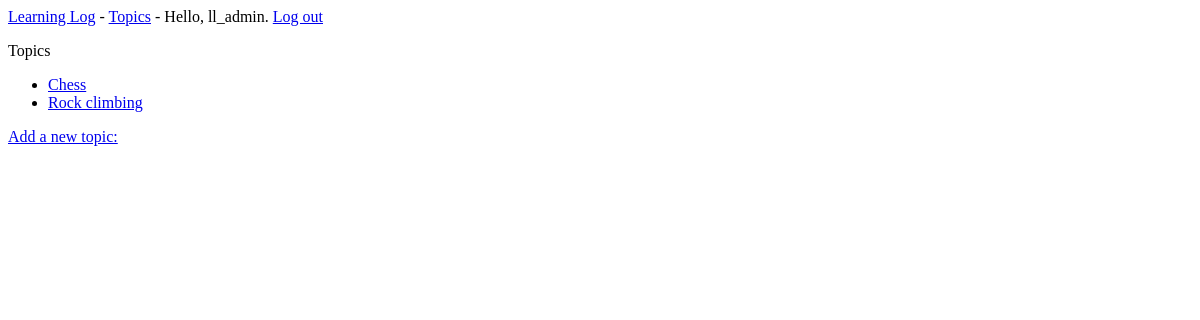
The app's page /topics/ (signed in), older data.
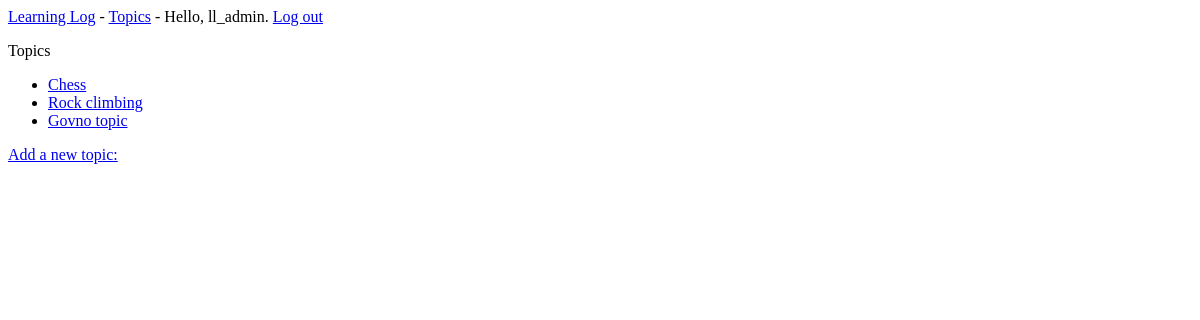
The same page, newer data.
### learning_logs/models.py (models this page shows)
class Topic(models.Model):
    text = models.CharField(max_length = 200)
    date_added = models.DateTimeField(auto_now_add = True)
    owner = models.ForeignKey(User)
    def __str__(self):
        return self.text

### learning_logs/views.py (the view)
# urls.py: url(r'^topics/$', views.topics, name = 'topics'),
@login_required
def topics(request):
    topics = Topic.objects.filter(owner = request.user).order_by('date_added')
    context = {'topics': topics}
    return render(request, 'learning_logs/topics.html', context)

### learning_logs/templates/learning_logs/topics.html
{% extends "learning_logs/base.html" %}
{% block content %}
  <p> Topics </p>
  <ul>
    {% for topic in topics %}
      <li>
        <a href="{% url 'learning_logs:topic' topic.id %}">
          {{ topic }}
        </a>
      </li>
    {% empty %}
      <li>No topic have been added yet.</li>
    {% endfor %}
  </ul>
  <a href="{% url 'learning_logs:new_topic' %}">Add a new topic:</a>
{% endblock content %}

### learning_logs/templates/learning_logs/base.html
<p>
  <a href="{% url 'learning_logs:index' %}">Learning Log</a> -
  <a href="{% url 'learning_logs:topics' %}">Topics</a> -
  {% if user.is_authenticated %}
    Hello, {{user.username}}.
    <a href="{% url 'users:logout' %}">Log out</a>
  {% else %}
    <a href="{% url 'users:login' %}">Log in</a> -
    <a href="{% url 'users:register' %}">register</a> -
  {% endif %}
</p>
{% block content %}{% endblock content %}

Row changes from the older to the newer data that the page shows:
added Topic: text "Govno topic"
